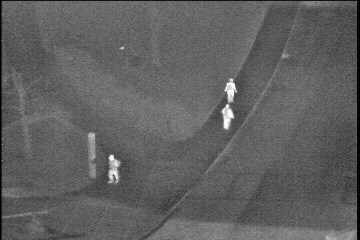
%> input picture Test set/img_00010.bmp, 360 x 240 px
$ octave segment_otcbvs_images.m   (GNU Octave 9; MATLAB toolbox functions it lacks are replaced by stand-ins)
%> lines starting %> are read from the running program, lines starting %| are printed output that depends on the picture; in (x1, y1, x2, y2) boxes, pixels count from 0 and x2, y2 are one past the last pixel; in counts of white or black regions, pixels touching at a corner belong together; the program's own positions count from 1
%example segmentation of otcbvs images

close all;
clear all;

%path = 'C:\Users\mroggema\work\ee5532\octbvs_data\00001\00001\';
%path = 'H:\ee5532\spring2020\lecture3\'
path = 'G:\OCTBVS_data\00001\00001\';

%img1 = double(imread([path,'img_00002.bmp']));
img1 = double(imread([path,'img_00010.bmp']));
%> img1: size 240x360 double; min 0, max 255, mean 96.2; mean of the top-left, top-right, bottom-left and bottom-right quarters 100.2, 96.3, 94.7, 93.6

figure
imagesc(img1)
axis('image')
title('otcbvs image2')
colormap(gray(256))

[rlen,clen] = size(img1)
%> rlen = 240; clen = 360

maximg1 = max(max(img1))
%> maximg1 = 255
minimg1 = min(min(img1))
%> minimg1 = 0

ngraylevels = maximg1 - minimg1 + 1;
%> ngraylevels = 256
graylevelvec = minimg1:maximg1;
%> graylevelvec = 256 values from 0 to 255

[N,EDGES] = histcounts(img1,ngraylevels);
%> N = 256 values, max 3271 at index 98, min 0 at index 210, mean 337.5; EDGES = 257 values from 0 to 255

figure
plot(graylevelvec,N)
xlabel('gray level')
ylabel('number of pixels')
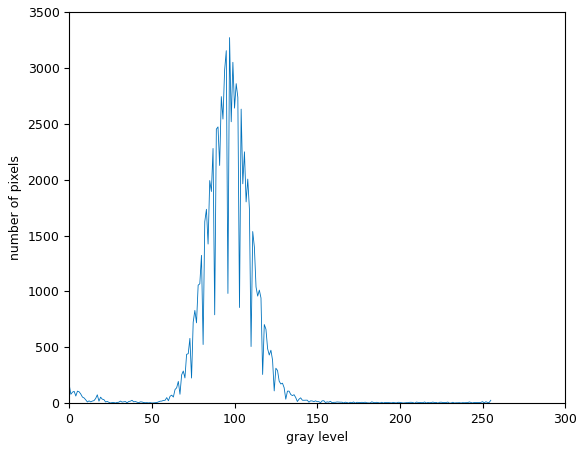
%> figure redrawn from the program's plot data; curve peaks at x = 97, y = 3271

%test threshold
thresh = 110;
[rlist,clist] = find(img1 >= thresh);
%> rlist = 13728 values from 2 to 240; clist = 13728 values from 3 to 357

threshimg1 = zeros(rlen,clen);
for m=1:length(rlist)
    threshimg1(rlist(m),clist(m)) = 1;
end;
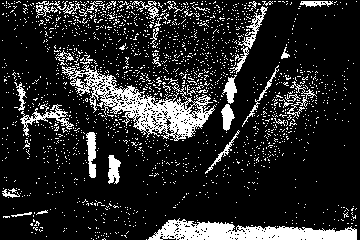
%> threshimg1: size 240x360 double; values 0 (black) and 1 (white), 15.9% white; 1867 white regions (1825 under 20 px), largest, box (x1, y1, x2, y2) and area: (62, 65, 216, 141) 3437, (148, 218, 357, 240) 2657, (20, 104, 74, 136) 441

figure
imagesc(threshimg1)
axis('image')
title('threshold image')

%label the regions that survive thresholding
[label_img,num_regions] = bwlabel(threshimg1,4);
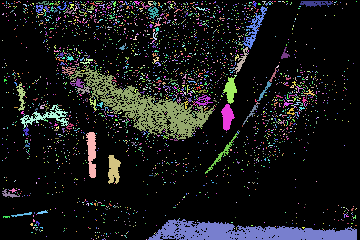
%> label_img: size 240x360 double; 2909 distinct labels, from 0 to 2908; one colour per label, 0 black
%> num_regions = 2908

figure
imagesc(label_img)
axis('image')
title(['labeled image, number of regions = ', num2str(num_regions)])
colorbar('EastOutside')

%first test - extract and remove regions that are too small
pixelcnt_thresh = 10;
intermediate_img1 = zeros(rlen,clen);   %array to hold the image with small regions removed
for m=1:num_regions
    [rl,cl] = find(label_img == m);  %rl and cl are vectors holding locations of pixels with label m

    if length(rl) >= pixelcnt_thresh   %only turn on regions that are "big enough"
        for n=1:length(rl)
            intermediate_img(rl(n),cl(n)) = 1;
        end;
    end;

end;
%> this loop made 2908 passes
%> (rl, cl) on passes 1 to 3: ([4; 4], [3; 4]), ([15; 14; 15], [3; 4; 4]), (41, 3)
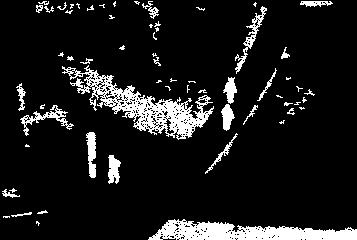
%> intermediate_img: size 240x357 double; values 0 (black) and 1 (white), 10.5% white; 63 white regions (36 under 20 px), largest, box (x1, y1, x2, y2) and area: (62, 65, 214, 140) 3104, (148, 219, 357, 240) 2639, (20, 105, 74, 136) 376

figure
imagesc(intermediate_img)
axis('image')
title('image after removing small regions')

%create structuring element for dilation and erosion
SEdilate = strel('square',5);

SEdilate.Neighborhood

dilated_img = imdilate(intermediate_img,SEdilate);
%> dilated_img: size 240x357 double; values 0 (black) and 1 (white), 21.8% white; 31 white regions, largest, box (x1, y1, x2, y2) and area: (60, 56, 216, 142) 5795, (146, 217, 357, 240) 3445, (219, 0, 269, 133) 1825

figure
imagesc(dilated_img)
axis('image')
title('after dilation')

%now erode
SEerode = strel('square',2);

SEerode.Neighborhood

eroded_img = imerode(dilated_img,SEdilate);
%> eroded_img: size 240x357 double; values 0 (black) and 1 (white), 13.6% white; 39 white regions (16 under 20 px), largest, box (x1, y1, x2, y2) and area: (62, 58, 214, 140) 4541, (148, 219, 357, 240) 2921, (20, 105, 74, 136) 543

figure
imagesc(eroded_img)
axis('image')
title('after erosion')
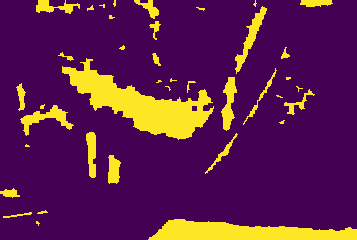
%> displayed picture: size 240x357x3, on the screen's scale of 0 to 255; mean R, G, B 93.2, 32.3, 77.6

%demonstrate pulling regions out and computing features
%label the regions that survive thresholding
[label_img,num_regions] = bwlabel(eroded_img,4);
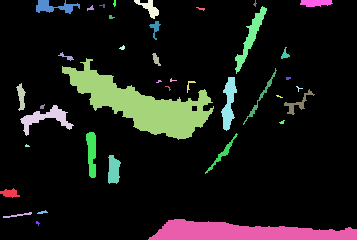
%> label_img: size 240x357 double; 40 distinct labels, from 0 to 39; one colour per label, 0 black
%> num_regions = 39

['number of regions segmented = ', num2str(num_regions)]
%> ans = 'number of regions segmented = 39'

%find bounding box of each segmented region
ulc_row = zeros(num_regions,1);
ulc_col = zeros(num_regions,1);
lrc_row = zeros(num_regions,1);
lrc_col = zeros(num_regions,1);
middle_row = zeros(num_regions,1);
middle_col = zeros(num_regions,1);
nrow_blob = zeros(num_regions,1);
ncol_blob = zeros(num_regions,1);

figure;
imagesc(label_img)
axis('image')
title('segmented, labeled image with region indices displayed')
for m=1:num_regions
    [rlist,clist] = find(label_img == m);

    ulc_row(m) = min(rlist);
    ulc_col(m) = min(clist);
    lrc_row(m) = max(rlist);
    lrc_col(m) = max(clist);

    nrow_blob(m) = lrc_row(m) - ulc_row(m) + 1;
    ncol_blob(m) = lrc_col(m) - ulc_col(m) + 1;

    middle_row(m) = round((ulc_row(m) + lrc_row(m))/2);
    middle_col(m) = round((ulc_col(m) + lrc_col(m))/2);

    text(middle_col(m),middle_row(m),['region ',num2str(m)]);

end;
%> this loop made 39 passes
%> (rlist, clist) on passes 5, 7, 14, 23, 24, 25: ([146; 147; 145; 146; 147; 146; 147; 146; 147; 147], [26; 26; 27; 27; 27; 28; 28; 29; 29; 30]), ([222; 223; 224; 222; 223; 224; 223; 224; 225; 226; 224], [37; 37; 37; 38; 38; 38; 39; 39; 39; 39; 40]), ([6; 6; 6; 6; 5; 6; 7; 8; 5; 6; 7; 8], [100; 101; 102; 103; 104; 104; 104; 104; 105; 105; 105; 105]), ([83; 83; 81; 82; 83; 81; 82; 81; 82; 82], [157; 158; 159; 159; 159; 160; 160; 161; 161; 162]), ([87; 87; 87; 87; 88; 88; 89; 90; 91; 90], [166; 167; 168; 169; 169; 170; 170; 170; 170; 171]), ([80; 81; 82; 79; 80; 81; 82; 81; 81; 81; 81; 81], [171; 171; 171; 172; 172; 172; 172; 173; 174; 175; 176; 177])
%> rlist on passes 17, 37: [4; 5; 1; 2; 3; 4; 5; 6; 7; 1; 2; 3; 4; 5; 6], [78; 79; 80; 78; 79; 80; 78; 79; 80; 78; 79; 78; 79]
%> after the loop, lrc_col = 39 values, max 357 at index 20, min 20 at index 1, mean 168.7; lrc_row = 39 values, max 240 at index 20, min 7 at index 17, mean 98.51; middle_col = 39 values, max 317 at index 39, min 11 at index 1, mean 157.8; middle_row = 39 values, max 230 at index 20, min 4 at index 17, mean 90.46; ncol_blob = 39 values, max 209 at index 20, min 3 at index 17, mean 23.33; nrow_blob = 39 values, max 82 at index 11, min 3 at index 5, mean 17.59; ulc_col = 39 values from 1 to 301; ulc_row = 39 values, max 222 at index 7, min 1 at index 6, mean 81.92
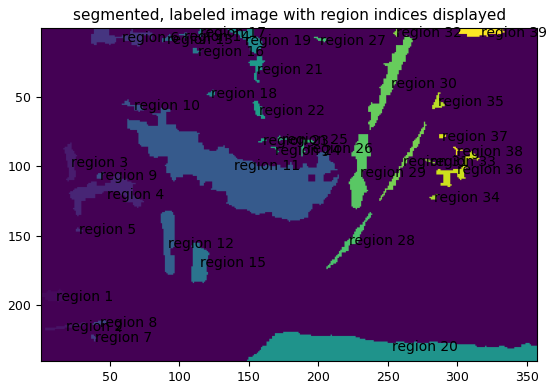
%> figure redrawn from the program's plot data

%pull regions out one at a time and display
%also compute height-to-width ratio
h_2_w_ratio = zeros(num_regions,1);
for m=1:num_regions
    [rlist,clist] = find(label_img == m);

    blob = zeros(nrow_blob(m),ncol_blob(m));
    for q=1:length(rlist)

        rblob = rlist(q) - ulc_row(m) + 1;
        cblob = clist(q) - ulc_col(m) + 1;

        blob(rblob,cblob) = img1(rlist(q),clist(q));

    end;

    h_2_w_ratio(m) = nrow_blob(m)/ncol_blob(m);   %your first feature

    figure
    imagesc(blob)
    axis('image')
    colormap(gray(256))
    title(['blob = ', num2str(m),' h/w ratio = ',num2str(h_2_w_ratio(m))])

end;
%> after the loop, h_2_w_ratio = 39 values, max 4.6 at index 12, min 0.1 at index 20, mean 1.12
